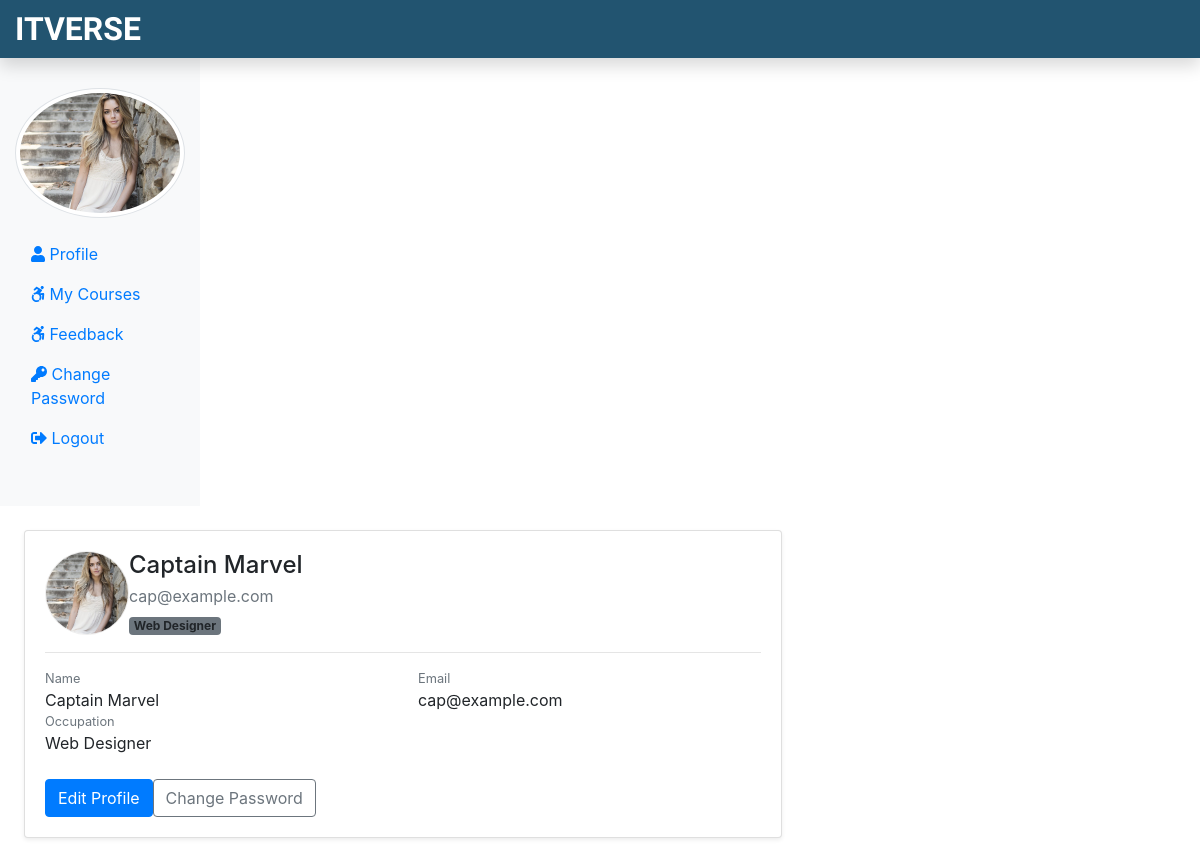
The page /Student/myprofile.php (signed in) on the database its author committed.
### tables this page shows
CREATE TABLE `student` (
  `stu_id` int(11) NOT NULL,
  `stu_name` varchar(255) NOT NULL,
  `stu_email` varchar(255) NOT NULL,
  `stu_pass` varchar(255) NOT NULL,
  `stu_occ` varchar(255) NOT NULL,
  `stu_img` text NOT NULL
);

### Student/myprofile.php (the view, shortened to what this page needs)
<?php
$stuEmail = $_SESSION['stu_email'] ?? $_SESSION['stuLogEmail'] ?? '';
$stuEmail = is_string($stuEmail) ? trim($stuEmail) : '';
require_once __DIR__ . '/../dbConnection.php';
include __DIR__ . '/stuInclude/header.php';
function itv_find_student_email_column(mysqli $conn): string
{
    $candidates = ['stu_email', 'email', 'stuEmail', 'stuLogEmail'];
    $cols = [];
    $res = $conn->query("SHOW COLUMNS FROM student");
    while ($row = $res->fetch_assoc()) {
        $cols[] = $row['Field'];
    }
    foreach ($candidates as $c) {
        if (in_array($c, $cols, true)) return $c;
    }
    return 'stu_email';
}
$emailCol = itv_find_student_email_column($conn);
$student = null;
try {
    $sql = "SELECT * FROM student WHERE {$emailCol} = ? LIMIT 1";
    $stmt = $conn->prepare($sql);
    $stmt->bind_param("s", $stuEmail);
    $stmt->execute();
    $student = $stmt->get_result()->fetch_assoc();
} catch (mysqli_sql_exception $e) {
    echo '<div class="container-fluid p-4">';
    echo '<div class="alert alert-danger">';
    echo '<h5 class="mb-1">Profile error</h5>';
    echo '<div>Database query failed. Please try again.</div>';
    echo '</div></div>';
    include __DIR__ . '/stuInclude/footer.php';
    exit;
}
$stuName = $student['stu_name'] ?? $student['stuname'] ?? $student['name'] ?? 'Student';
$stuOcc  = $student['stu_occ'] ?? $student['stuOcc'] ?? $student['occupation'] ?? '';
$stuImg  = $student['stu_img'] ?? $student['stu_img_path'] ?? $student['image'] ?? '';
$stuName = is_string($stuName) ? $stuName : 'Student';
$stuOcc  = is_string($stuOcc) ? $stuOcc : '';
$stuImg  = is_string($stuImg) ? $stuImg : '';
$stuNameEsc = htmlspecialchars($stuName, ENT_QUOTES, 'UTF-8');
$stuOccEsc  = htmlspecialchars($stuOcc, ENT_QUOTES, 'UTF-8');
$stuEmailEsc = htmlspecialchars($stuEmail, ENT_QUOTES, 'UTF-8');
$imgSrc = trim($stuImg) !== '' ? $stuImg : '../image/stu_default.png';
$imgSrcEsc = htmlspecialchars($imgSrc, ENT_QUOTES, 'UTF-8');
?>
<div class="container-fluid px-4 py-4">
  <div class="row">
    <div class="col-lg-8">
      <div class="card shadow-sm mb-4">
        <div class="card-body">
          <div class="d-flex align-items-center gap-3">
            <img src="<?php echo $imgSrcEsc; ?>" alt="Student" style="width:84px;height:84px;object-fit:cover;border-radius:50%;border:1px solid #eee;">
            <div>
              <h4 class="mb-1"><?php echo $stuNameEsc; ?></h4>
              <div class="text-muted"><?php echo $stuEmailEsc; ?></div>
              <?php if ($stuOccEsc !== ''): ?>
                <div class="mt-1"><span class="badge bg-secondary"><?php echo $stuOccEsc; ?></span></div>
              <?php endif; ?>
            </div>
          </div>
          <hr>
          <div class="row g-3">
            <div class="col-md-6">
              <div class="small text-muted">Name</div>
              <div class="fw-semibold"><?php echo $stuNameEsc; ?></div>
            </div>
            <div class="col-md-6">
              <div class="small text-muted">Email</div>
              <div class="fw-semibold"><?php echo $stuEmailEsc; ?></div>
            </div>
            <div class="col-md-6">
              <div class="small text-muted">Occupation</div>
              <div class="fw-semibold"><?php echo $stuOccEsc !== '' ? $stuOccEsc : '-'; ?></div>
            </div>
          </div>
          <div class="mt-4 d-flex gap-2">
            <a class="btn btn-primary" href="studentProfile.php">Edit Profile</a>
            <a class="btn btn-outline-secondary" href="studentChangePass.php">Change Password</a>
          </div>
        </div>
      </div>
    </div>
  </div>
</div>
<?php
include __DIR__ . '/stuInclude/footer.php';

### Student/stuInclude/header.php (shortened to what this page needs)
<?php
if (!isset($stu_img) || !is_string($stu_img) || trim($stu_img) === '') {
    $stu_img = $_SESSION['stu_img'] ?? $_SESSION['stu_img_path'] ?? '';
}
if (trim($stu_img) === '') {
    $stu_img = '../image/stu_default.png';
}
include_once('../dbConnection.php');
 if(isset($_SESSION['is_login'])){
  $stuLogEmail = $_SESSION['stuLogEmail'];
 }
 if(isset($stuLogEmail)){
  $sql = "SELECT stu_img FROM student WHERE stu_email = '$stuLogEmail'";
  $result = $conn->query($sql);
  $row = $result->fetch_assoc();
  $stu_img = $row['stu_img'];
 }
?>
<!DOCTYPE html>
<html lang="en">
<head>
 <link rel="stylesheet" href="../css/bootstrap.min.css">
 <link rel="stylesheet" href="../css/all.min.css">
 <link rel="stylesheet" href="../css/stustyle.css">
</head>
<body>
 <nav class="navbar navbar-dark fixed-top flex-md-nowrap p-0 shadow" style="background-color: #225470;">
  <a class="navbar-brand col-sm-3 col-md-2 mr-0" href="../index.php">ITVERSE</a>
 </nav>
 <div class="container-fluid mb-5 " style="margin-top:40px;">
  <div class="row">
   <nav class="col-sm-2 bg-light sidebar py-5 d-print-none">
    <div class="sidebar-sticky">
     <ul class="nav flex-column">
      <li class="nav-item mb-3">
      <img src="<?php echo $stu_img ?>" alt="studentimage" class="img-thumbnail rounded-circle">
      </li>
      <li class="nav-item">
       <a class="nav-link <?php if(PAGE == 'profile') {echo 'active';} ?>" href="studentProfile.php">
        <i class="fas fa-user"></i>
        Profile <span class="sr-only">(current)</span>
       </a>
      </li>
      <li class="nav-item">
       <a class="nav-link <?php if(PAGE == 'mycourse') {echo 'active';} ?>" href="myCourse.php">
        <i class="fab fa-accessible-icon"></i>
        My Courses
       </a>
      </li>
      <li class="nav-item">
       <a class="nav-link <?php if(PAGE == 'feedback') {echo 'active';} ?>" href="stufeedback.php">
        <i class="fab fa-accessible-icon"></i>
        Feedback
       </a>
      </li>
      <li class="nav-item">
       <a class="nav-link <?php if(PAGE == 'studentChangePass') {echo 'active';} ?>" href="studentChangePass.php">
        <i class="fas fa-key"></i>
        Change Password
       </a>
      </li>
      <li class="nav-item">
       <a class="nav-link" href="../logout.php">
        <i class="fas fa-sign-out-alt"></i>
        Logout
       </a>
      </li>
     </ul>
    </div>
   </nav>

### css/stustyle.css (style rules this page uses)
.navbar-brand { font-family: "Ubuntu", sans-serif; font-size: 2em; font-weight: bold; color: #fff; }

### rows shown on the page
student: stu_img (picture), stu_name "Captain Marvel", stu_occ "Web Designer"

### other values the page prints
$stuEmailEsc "cap@example.com"
